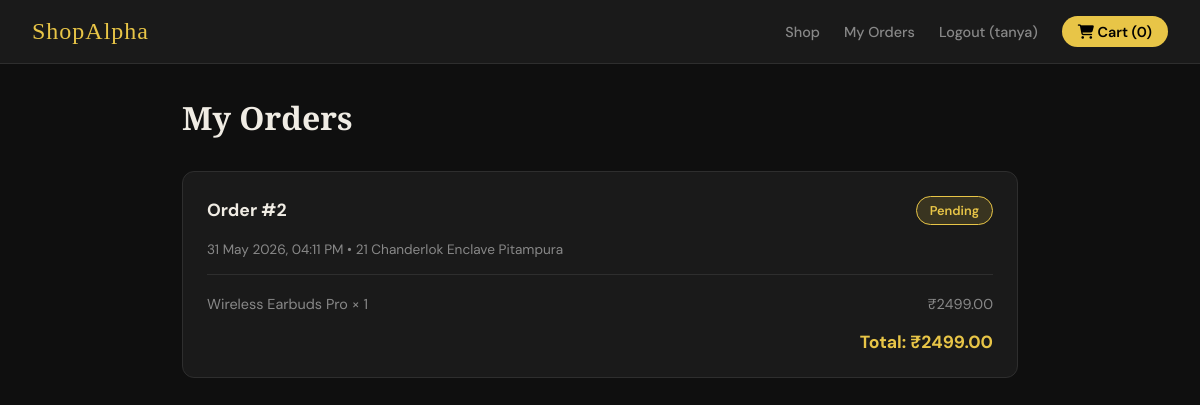
/my-orders/ (signed in), run on the app's committed database.
### store/models.py (models this page shows, shortened)
class Order(models.Model):
    STATUS_CHOICES = [
        ('pending', 'Pending'),
        ('processing', 'Processing'),
        ('shipped', 'Shipped'),
        ('delivered', 'Delivered'),
        ('cancelled', 'Cancelled'),
    ]
    user = models.ForeignKey(User, on_delete=models.CASCADE, related_name='orders')
    created = models.DateTimeField(auto_now_add=True)
    updated = models.DateTimeField(auto_now=True)
    status = models.CharField(max_length=20, choices=STATUS_CHOICES, default='pending')
    address = models.TextField()
    phone = models.CharField(max_length=20)
    total_price = models.DecimalField(max_digits=10, decimal_places=2, default=0)

class OrderItem(models.Model):
    order = models.ForeignKey(Order, on_delete=models.CASCADE, related_name='items')
    product = models.ForeignKey(Product, on_delete=models.CASCADE)
    quantity = models.PositiveIntegerField(default=1)
    price = models.DecimalField(max_digits=10, decimal_places=2)
    def get_total(self):
        return self.price * self.quantity

class Product(models.Model):
    category = models.ForeignKey(Category, on_delete=models.CASCADE, related_name='products')
    name = models.CharField(max_length=200)
    slug = models.SlugField(unique=True)
    description = models.TextField()
    price = models.DecimalField(max_digits=10, decimal_places=2)
    image = models.ImageField(upload_to='products/', blank=True, null=True)
    stock = models.PositiveIntegerField(default=10)
    available = models.BooleanField(default=True)
    created = models.DateTimeField(auto_now_add=True)

### store/views.py (the view)
# urls.py: path('my-orders/', views.my_orders, name='my_orders'),
@login_required
def my_orders(request):
    orders = Order.objects.filter(user=request.user).order_by('-created')
    return render(request, 'store/my_orders.html', {'orders': orders})

### store/context_processors.py (called while the page is built)
def cart_count(request):
    cart = request.session.get('cart', {})
    count = sum(cart.values())
    return {'cart_count': count}

### templates/store/my_orders.html (shortened to what this page needs)
{% extends 'base.html' %}
{% block content %}
<div class="orders-container">
    <h1>My Orders</h1>
    {% if orders %}
        {% for order in orders %}
        <div class="order-card">
            <div class="order-header">
                <div class="order-id">Order #{{ order.id }}</div>
                <span class="status-badge status-{{ order.status }}">{{ order.get_status_display }}</span>
            </div>
            <div style="color:var(--muted);font-size:0.85rem;">{{ order.created|date:"d M Y, h:i A" }} &bull; {{ order.address }}</div>
            <div class="order-items">
                {% for item in order.items.all %}
                <div class="order-item">
                    <span>{{ item.product.name }} &times; {{ item.quantity }}</span>
                    <span>&#8377;{{ item.get_total }}</span>
                </div>
                {% endfor %}
            </div>
            <div class="order-total">Total: &#8377;{{ order.total_price }}</div>
        </div>
        {% endfor %}
    {% else %}
    <div style="text-align:center;padding:4rem;color:var(--muted);">
        <i class="fas fa-box-open" style="font-size:3rem;display:block;margin-bottom:1rem;"></i>
        <p>No orders yet. <a href="/" style="color:var(--accent)">Start shopping!</a></p>
    </div>
    {% endif %}
</div>
{% endblock %}

### templates/base.html (shortened to what this page needs)
<!DOCTYPE html>
<html lang="en">
<head>
    <link href="https://cdnjs.cloudflare.com/ajax/libs/font-awesome/6.4.0/css/all.min.css" rel="stylesheet">
</head>
<body>
<nav>
    <a href="/" class="nav-brand">ShopAlpha</a>
    <div class="nav-links">
        <a href="/">Shop</a>
        {% if user.is_authenticated %}
            <a href="/my-orders/">My Orders</a>
            <a href="/accounts/logout/">Logout ({{ user.username }})</a>
        {% else %}
            <a href="/accounts/login/">Login</a>
            <a href="/accounts/register/">Register</a>
        {% endif %}
        <a href="/cart/" class="cart-btn"><i class="fas fa-shopping-cart"></i> Cart ({{ cart_count }})</a>
    </div>
</nav>
{% block content %}{% endblock %}
</body>
</html>

### templates/base.html (style rules this page uses)
:root { --bg: #0f0f0f; --surface: #1a1a1a; --surface2: #242424; --accent: #e8c547; --accent2: #f0a500; --text: #f0ece4; --muted: #888; --border: #2e2e2e; --danger: #e05252; --success: #52c07a; }
* { margin: 0; padding: 0; box-sizing: border-box; }
body { background: var(--bg); color: var(--text); font-family: 'DM Sans', sans-serif; min-height: 100vh; }
nav { background: var(--surface); border-bottom: 1px solid var(--border); padding: 0 2rem; position: sticky; top: 0; z-index: 100; display: flex; align-items: center; justify-content: space-between; height: 64px; }
.nav-brand { font-family: 'Playfair Display', serif; font-size: 1.5rem; color: var(--accent); text-decoration: none; letter-spacing: 1px; }
.nav-links { display: flex; align-items: center; gap: 1.5rem; }
.nav-links a { color: var(--muted); text-decoration: none; font-size: 0.9rem; font-weight: 500; transition: color 0.2s; }
.cart-btn { background: var(--accent); color: #000 !important; padding: 0.4rem 1rem; border-radius: 20px; font-weight: 600 !important; }

### templates/store/my_orders.html (style rules this page uses)
.orders-container { max-width:900px; margin:2rem auto; padding:0 2rem; }
.orders-container h1 { font-family:'Playfair Display',serif; font-size:2rem; margin-bottom:2rem; }
.order-card { background:var(--surface); border:1px solid var(--border); border-radius:12px; padding:1.5rem; margin-bottom:1.5rem; }
.order-header { display:flex; justify-content:space-between; align-items:center; margin-bottom:1rem; }
.order-id { font-weight:700; font-size:1.1rem; }
.status-badge { padding:0.3rem 0.8rem; border-radius:20px; font-size:0.8rem; font-weight:600; }
.status-pending { background:rgba(232,197,71,0.15); color:var(--accent); border:1px solid var(--accent); }
.order-items { border-top:1px solid var(--border); padding-top:1rem; margin-top:1rem; }
.order-item { display:flex; justify-content:space-between; color:var(--muted); font-size:0.9rem; padding:0.3rem 0; }
.order-total { font-weight:700; color:var(--accent); text-align:right; margin-top:0.8rem; font-size:1.1rem; }

### data on the page
Order: id "2", status "Pending", created "31 May 2026, 04:11 PM", address "21 Chanderlok Enclave Pitampura", total_price "2499.00"
OrderItem: product.name "Wireless Earbuds Pro", quantity "1", get_total "2499.00"

### other printed values
{{ user.username }} "tanya"
{{ cart_count }} "0"
